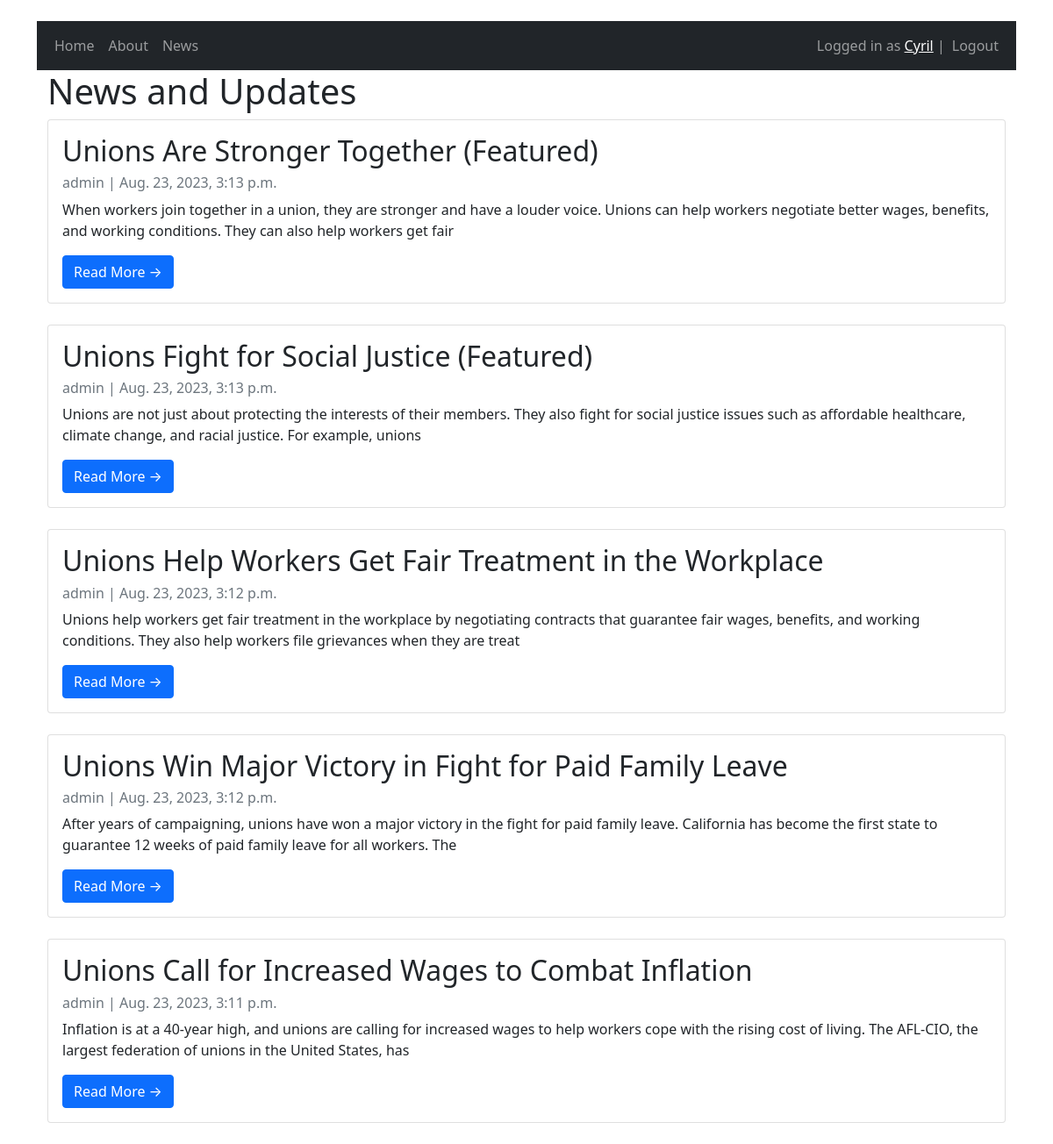
The app's page /news/ (signed in) with its own data.
### blog/models.py (models this page shows, shortened)
class Post(models.Model):
    title = models.CharField(max_length=200)
    content = models.TextField()
    created_at = models.DateTimeField(auto_now_add=True)
    featured = models.BooleanField(default=False)
    slug = models.SlugField(null=False, unique=True, default=None)

### blog/views.py (the view)
# urls.py: path('news/', views.post_list, name='post_list'),
def post_list(request):
    author = "admin"
    posts = Post.objects.all().order_by('-created_at')
    context = {"posts": posts, "author": author}
    return render(request, "blog/post_list.html", context=context)

### templates/blog/post_list.html
{% extends 'blog/base.html' %}
{% block content %}
    <h1>News and Updates</h1>
    {% for post in posts %}
    <div class="card mb-4" >
      <div class="card-body">
        <h2 class="card-title">{{ post.title }}</h2>
        <p class="card-text text-muted h6">{{ author }} | {{ post.created_at}} </p>
        <p class="card-text">{{post.content|slice:":200" }}</p>
        <a href="{% url 'post_detail' post.slug %}" class="btn btn-primary">Read More &rarr;</a>
      </div>
    </div>
    {% endfor %}
{% endblock %}

### templates/blog/base.html (shortened to what this page needs)
<!DOCTYPE html>
<html lang="en">
  <head>
    <link
      href="https://cdn.jsdelivr.net/npm/bootstrap@5.1.3/dist/css/bootstrap.min.css"
      rel="stylesheet"
    />
  </head>
  <body>
    <br/>
    <div class="container">
    <nav class="navbar navbar-expand-lg navbar-dark bg-dark">
      <div class="container-fluid">
        <div>
          <ul class="navbar-nav">
            <li class="nav-item">
              <a class="nav-link" href="/home">Home</a>
            </li>
            <li class="nav-item">
              <a class="nav-link" href="/about_us">About</a>
            </li>
            <li class="nav-item">
              <a class="nav-link" href="/news">News</a>
            </li>
          </ul>
        </div>
        <div>
          <ul class="navbar-nav">
            {% if user.is_authenticated %}
            <span class="navbar-text">Logged in as <a href="/members/profile/{{user.id}}">{{user.username}}</a> | </span>
            <li class="nav-item">
              <a class="nav-link" href="/members/logout_user">Logout</a>
            </li>
            {% else %}
            <li class="nav-item">
              <a class="nav-link" href="/members/login_user">Login</a>
            </li>
            {% endif %}
          </ul>
        </div>
      </div>
    </nav>
    <div class="container">{% block content %} {% endblock %}</div>
  </body>
</html>

### records on screen
Post: title "Unions Are Stronger Together (Featured)", author "admin", created_at "Aug. 23, 2023, 3:13 p.m.", content "When workers join together in a union, they are stronger and have a louder voice. Unions can help workers negotiate better wages, benefits, and working conditions. They can also help workers get fair"
Post: title "Unions Fight for Social Justice (Featured)", author "admin", created_at "Aug. 23, 2023, 3:13 p.m.", content "Unions are not just about protecting the interests of their members. They also fight for social justice issues such as affordable healthcare, climate change, and racial justice. For example, unions"
Post: title "Unions Help Workers Get Fair Treatment in the Workplace", author "admin", created_at "Aug. 23, 2023, 3:12 p.m.", content "Unions help workers get fair treatment in the workplace by negotiating contracts that guarantee fair wages, benefits, and working conditions. They also help workers file grievances when they are treat"
Post: title "Unions Win Major Victory in Fight for Paid Family Leave", author "admin", created_at "Aug. 23, 2023, 3:12 p.m.", content "After years of campaigning, unions have won a major victory in the fight for paid family leave. California has become the first state to guarantee 12 weeks of paid family leave for all workers. The"
Post: title "Unions Call for Increased Wages to Combat Inflation", author "admin", created_at "Aug. 23, 2023, 3:11 p.m.", content "Inflation is at a 40-year high, and unions are calling for increased wages to help workers cope with the rising cost of living. The AFL-CIO, the largest federation of unions in the United States, has"

### other values on screen
{{ user.username }} "Cyril"
